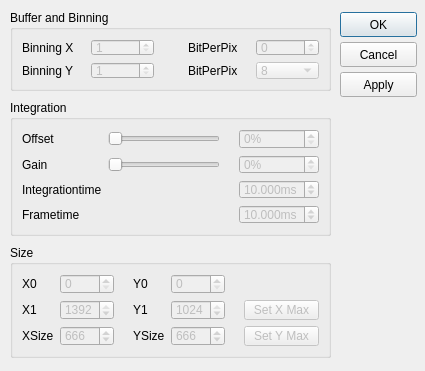
<?xml version="1.0" encoding="UTF-8"?>
<ui version="4.0">
 <class>dialogPGRFlyCapture</class>
 <widget class="QDialog" name="dialogPGRFlyCapture">
  <property name="geometry">
   <rect>
    <x>0</x>
    <y>0</y>
    <width>425</width>
    <height>371</height>
   </rect>
  </property>
  <property name="minimumSize">
   <size>
    <width>425</width>
    <height>371</height>
   </size>
  </property>
  <property name="maximumSize">
   <size>
    <width>425</width>
    <height>371</height>
   </size>
  </property>
  <property name="windowTitle">
   <string>Dialog</string>
  </property>
  <widget class="QGroupBox" name="groupBoxIntegration">
   <property name="enabled">
    <bool>true</bool>
   </property>
   <property name="geometry">
    <rect>
     <x>10</x>
     <y>100</y>
     <width>321</width>
     <height>136</height>
    </rect>
   </property>
   <property name="title">
    <string>Integration</string>
   </property>
   <layout class="QGridLayout" name="gridLayout">
    <item row="0" column="0">
     <widget class="QLabel" name="label_offset">
      <property name="text">
       <string>Offset</string>
      </property>
     </widget>
    </item>
    <item row="0" column="1">
     <widget class="QSlider" name="horizontalSlider_offset">
      <property name="enabled">
       <bool>false</bool>
      </property>
      <property name="maximum">
       <number>100</number>
      </property>
      <property name="tracking">
       <bool>false</bool>
      </property>
      <property name="orientation">
       <enum>Qt::Horizontal</enum>
      </property>
     </widget>
    </item>
    <item row="0" column="3">
     <widget class="QSpinBox" name="spinBox_offset">
      <property name="enabled">
       <bool>false</bool>
      </property>
      <property name="suffix">
       <string>%</string>
      </property>
      <property name="minimum">
       <number>0</number>
      </property>
      <property name="maximum">
       <number>100</number>
      </property>
     </widget>
    </item>
    <item row="1" column="0">
     <widget class="QLabel" name="label_gain">
      <property name="text">
       <string>Gain</string>
      </property>
     </widget>
    </item>
    <item row="1" column="1">
     <widget class="QSlider" name="horizontalSlider_gain">
      <property name="enabled">
       <bool>false</bool>
      </property>
      <property name="maximum">
       <number>100</number>
      </property>
      <property name="tracking">
       <bool>false</bool>
      </property>
      <property name="orientation">
       <enum>Qt::Horizontal</enum>
      </property>
     </widget>
    </item>
    <item row="1" column="2">
     <spacer name="horizontalSpacer_7">
      <property name="orientation">
       <enum>Qt::Horizontal</enum>
      </property>
      <property name="sizeType">
       <enum>QSizePolicy::Fixed</enum>
      </property>
      <property name="sizeHint" stdset="0">
       <size>
        <width>13</width>
        <height>20</height>
       </size>
      </property>
     </spacer>
    </item>
    <item row="1" column="3">
     <widget class="QSpinBox" name="spinBox_gain">
      <property name="enabled">
       <bool>false</bool>
      </property>
      <property name="suffix">
       <string>%</string>
      </property>
      <property name="minimum">
       <number>0</number>
      </property>
      <property name="maximum">
       <number>100</number>
      </property>
     </widget>
    </item>
    <item row="2" column="0">
     <widget class="QLabel" name="label_integration_time">
      <property name="text">
       <string>Integrationtime</string>
      </property>
     </widget>
    </item>
    <item row="2" column="3">
     <widget class="QDoubleSpinBox" name="doubleSpinBox_integration_time">
      <property name="enabled">
       <bool>false</bool>
      </property>
      <property name="prefix">
       <string/>
      </property>
      <property name="suffix">
       <string>ms</string>
      </property>
      <property name="decimals">
       <number>3</number>
      </property>
      <property name="minimum">
       <double>0.005000000000000</double>
      </property>
      <property name="maximum">
       <double>65.000000000000000</double>
      </property>
      <property name="singleStep">
       <double>0.001000000000000</double>
      </property>
      <property name="value">
       <double>10.000000000000000</double>
      </property>
     </widget>
    </item>
    <item row="3" column="0">
     <widget class="QLabel" name="label_frame_time">
      <property name="text">
       <string>Frametime</string>
      </property>
     </widget>
    </item>
    <item row="3" column="3">
     <widget class="QDoubleSpinBox" name="doubleSpinBox_frame_time">
      <property name="enabled">
       <bool>false</bool>
      </property>
      <property name="prefix">
       <string/>
      </property>
      <property name="suffix">
       <string>ms</string>
      </property>
      <property name="decimals">
       <number>3</number>
      </property>
      <property name="minimum">
       <double>0.005000000000000</double>
      </property>
      <property name="maximum">
       <double>65.000000000000000</double>
      </property>
      <property name="singleStep">
       <double>0.001000000000000</double>
      </property>
      <property name="value">
       <double>10.000000000000000</double>
      </property>
     </widget>
    </item>
   </layout>
  </widget>
  <widget class="QGroupBox" name="groupBoxSize">
   <property name="enabled">
    <bool>true</bool>
   </property>
   <property name="geometry">
    <rect>
     <x>10</x>
     <y>245</y>
     <width>321</width>
     <height>113</height>
    </rect>
   </property>
   <property name="title">
    <string>Size</string>
   </property>
   <layout class="QGridLayout" name="gridLayout_2">
    <item row="0" column="0">
     <widget class="QLabel" name="label_x0">
      <property name="text">
       <string>X0</string>
      </property>
     </widget>
    </item>
    <item row="0" column="1">
     <widget class="QSpinBox" name="spinBox_x0">
      <property name="enabled">
       <bool>false</bool>
      </property>
      <property name="maximum">
       <number>1391</number>
      </property>
     </widget>
    </item>
    <item row="0" column="3">
     <widget class="QLabel" name="label_y0">
      <property name="text">
       <string>Y0</string>
      </property>
     </widget>
    </item>
    <item row="0" column="4">
     <widget class="QSpinBox" name="spinBox_y0">
      <property name="enabled">
       <bool>false</bool>
      </property>
      <property name="maximum">
       <number>1023</number>
      </property>
     </widget>
    </item>
    <item row="1" column="0">
     <widget class="QLabel" name="label_X1">
      <property name="text">
       <string>X1</string>
      </property>
     </widget>
    </item>
    <item row="1" column="1">
     <widget class="QSpinBox" name="spinBox_x1">
      <property name="enabled">
       <bool>false</bool>
      </property>
      <property name="maximum">
       <number>1392</number>
      </property>
      <property name="value">
       <number>1392</number>
      </property>
     </widget>
    </item>
    <item row="1" column="2">
     <spacer name="horizontalSpacer">
      <property name="orientation">
       <enum>Qt::Horizontal</enum>
      </property>
      <property name="sizeType">
       <enum>QSizePolicy::Fixed</enum>
      </property>
      <property name="sizeHint" stdset="0">
       <size>
        <width>13</width>
        <height>20</height>
       </size>
      </property>
     </spacer>
    </item>
    <item row="1" column="3">
     <widget class="QLabel" name="label_Y1">
      <property name="text">
       <string>Y1</string>
      </property>
     </widget>
    </item>
    <item row="1" column="4">
     <widget class="QSpinBox" name="spinBox_y1">
      <property name="enabled">
       <bool>false</bool>
      </property>
      <property name="maximum">
       <number>1024</number>
      </property>
      <property name="value">
       <number>1024</number>
      </property>
     </widget>
    </item>
    <item row="1" column="5">
     <spacer name="horizontalSpacer_2">
      <property name="orientation">
       <enum>Qt::Horizontal</enum>
      </property>
      <property name="sizeType">
       <enum>QSizePolicy::Fixed</enum>
      </property>
      <property name="sizeHint" stdset="0">
       <size>
        <width>13</width>
        <height>20</height>
       </size>
      </property>
     </spacer>
    </item>
    <item row="1" column="6">
     <widget class="QPushButton" name="pushButton_setSizeXMax">
      <property name="enabled">
       <bool>false</bool>
      </property>
      <property name="text">
       <string>Set X Max</string>
      </property>
      <property name="autoDefault">
       <bool>false</bool>
      </property>
     </widget>
    </item>
    <item row="2" column="0">
     <widget class="QLabel" name="label_sizeX">
      <property name="text">
       <string>XSize</string>
      </property>
     </widget>
    </item>
    <item row="2" column="1">
     <widget class="QSpinBox" name="spinBox_xsize">
      <property name="enabled">
       <bool>false</bool>
      </property>
      <property name="maximum">
       <number>1392</number>
      </property>
      <property name="value">
       <number>666</number>
      </property>
     </widget>
    </item>
    <item row="2" column="3">
     <widget class="QLabel" name="label_sizeY">
      <property name="text">
       <string>YSize</string>
      </property>
     </widget>
    </item>
    <item row="2" column="4">
     <widget class="QSpinBox" name="spinBox_ysize">
      <property name="enabled">
       <bool>false</bool>
      </property>
      <property name="maximum">
       <number>1392</number>
      </property>
      <property name="value">
       <number>666</number>
      </property>
     </widget>
    </item>
    <item row="2" column="6">
     <widget class="QPushButton" name="pushButton_setSizeYMax">
      <property name="enabled">
       <bool>false</bool>
      </property>
      <property name="text">
       <string>Set Y Max</string>
      </property>
      <property name="autoDefault">
       <bool>false</bool>
      </property>
     </widget>
    </item>
   </layout>
  </widget>
  <widget class="QGroupBox" name="groupBoxBinning">
   <property name="enabled">
    <bool>true</bool>
   </property>
   <property name="geometry">
    <rect>
     <x>10</x>
     <y>10</y>
     <width>321</width>
     <height>81</height>
    </rect>
   </property>
   <property name="title">
    <string>Buffer and Binning</string>
   </property>
   <layout class="QGridLayout" name="gridLayout_3">
    <item row="0" column="0">
     <widget class="QLabel" name="label_binning">
      <property name="text">
       <string>Binning X</string>
      </property>
     </widget>
    </item>
    <item row="0" column="1">
     <widget class="QSpinBox" name="spinBox_binX">
      <property name="enabled">
       <bool>false</bool>
      </property>
      <property name="minimum">
       <number>1</number>
      </property>
      <property name="maximum">
       <number>4</number>
      </property>
     </widget>
    </item>
    <item row="0" column="2" rowspan="2">
     <spacer name="horizontalSpacer_6">
      <property name="orientation">
       <enum>Qt::Horizontal</enum>
      </property>
      <property name="sizeType">
       <enum>QSizePolicy::Fixed</enum>
      </property>
      <property name="sizeHint" stdset="0">
       <size>
        <width>28</width>
        <height>20</height>
       </size>
      </property>
     </spacer>
    </item>
    <item row="0" column="3">
     <widget class="QLabel" name="label_bpp">
      <property name="text">
       <string>BitPerPix</string>
      </property>
     </widget>
    </item>
    <item row="0" column="4">
     <widget class="QSpinBox" name="spinBox_bpp">
      <property name="enabled">
       <bool>false</bool>
      </property>
     </widget>
    </item>
    <item row="1" column="0">
     <widget class="QLabel" name="label_binning_2">
      <property name="text">
       <string>Binning Y</string>
      </property>
     </widget>
    </item>
    <item row="1" column="1">
     <widget class="QSpinBox" name="spinBox_binY">
      <property name="enabled">
       <bool>false</bool>
      </property>
      <property name="minimum">
       <number>1</number>
      </property>
      <property name="maximum">
       <number>4</number>
      </property>
     </widget>
    </item>
    <item row="1" column="3">
     <widget class="QLabel" name="label_bpp_2">
      <property name="text">
       <string>BitPerPix</string>
      </property>
     </widget>
    </item>
    <item row="1" column="4">
     <widget class="QComboBox" name="combo_bpp">
      <property name="enabled">
       <bool>false</bool>
      </property>
      <property name="currentIndex">
       <number>0</number>
      </property>
      <item>
       <property name="text">
        <string>8</string>
       </property>
      </item>
      <item>
       <property name="text">
        <string>10</string>
       </property>
      </item>
      <item>
       <property name="text">
        <string>12</string>
       </property>
      </item>
      <item>
       <property name="text">
        <string>14</string>
       </property>
      </item>
      <item>
       <property name="text">
        <string>16</string>
       </property>
      </item>
      <item>
       <property name="text">
        <string>24</string>
       </property>
      </item>
      <item>
       <property name="text">
        <string>30</string>
       </property>
      </item>
      <item>
       <property name="text">
        <string>32</string>
       </property>
      </item>
     </widget>
    </item>
   </layout>
  </widget>
  <widget class="QPushButton" name="okButton">
   <property name="geometry">
    <rect>
     <x>340</x>
     <y>12</y>
     <width>77</width>
     <height>25</height>
    </rect>
   </property>
   <property name="text">
    <string>OK</string>
   </property>
  </widget>
  <widget class="QPushButton" name="applyButton">
   <property name="geometry">
    <rect>
     <x>340</x>
     <y>72</y>
     <width>77</width>
     <height>25</height>
    </rect>
   </property>
   <property name="text">
    <string>Apply</string>
   </property>
   <property name="autoDefault">
    <bool>false</bool>
   </property>
  </widget>
  <widget class="QPushButton" name="cancelButton">
   <property name="geometry">
    <rect>
     <x>340</x>
     <y>42</y>
     <width>77</width>
     <height>25</height>
    </rect>
   </property>
   <property name="text">
    <string>Cancel</string>
   </property>
   <property name="autoDefault">
    <bool>false</bool>
   </property>
  </widget>
 </widget>
 <resources/>
 <connections>
  <connection>
   <sender>okButton</sender>
   <signal>clicked()</signal>
   <receiver>dialogPGRFlyCapture</receiver>
   <slot>accept()</slot>
   <hints>
    <hint type="sourcelabel">
     <x>336</x>
     <y>33</y>
    </hint>
    <hint type="destinationlabel">
     <x>233</x>
     <y>29</y>
    </hint>
   </hints>
  </connection>
  <connection>
   <sender>cancelButton</sender>
   <signal>clicked()</signal>
   <receiver>dialogPGRFlyCapture</receiver>
   <slot>reject()</slot>
   <hints>
    <hint type="sourcelabel">
     <x>336</x>
     <y>91</y>
    </hint>
    <hint type="destinationlabel">
     <x>197</x>
     <y>125</y>
    </hint>
   </hints>
  </connection>
  <connection>
   <sender>horizontalSlider_offset</sender>
   <signal>valueChanged(int)</signal>
   <receiver>spinBox_offset</receiver>
   <slot>setValue(int)</slot>
   <hints>
    <hint type="sourcelabel">
     <x>137</x>
     <y>135</y>
    </hint>
    <hint type="destinationlabel">
     <x>328</x>
     <y>142</y>
    </hint>
   </hints>
  </connection>
  <connection>
   <sender>horizontalSlider_gain</sender>
   <signal>valueChanged(int)</signal>
   <receiver>spinBox_gain</receiver>
   <slot>setValue(int)</slot>
   <hints>
    <hint type="sourcelabel">
     <x>117</x>
     <y>162</y>
    </hint>
    <hint type="destinationlabel">
     <x>299</x>
     <y>166</y>
    </hint>
   </hints>
  </connection>
  <connection>
   <sender>spinBox_offset</sender>
   <signal>valueChanged(int)</signal>
   <receiver>horizontalSlider_offset</receiver>
   <slot>setValue(int)</slot>
   <hints>
    <hint type="sourcelabel">
     <x>275</x>
     <y>132</y>
    </hint>
    <hint type="destinationlabel">
     <x>154</x>
     <y>136</y>
    </hint>
   </hints>
  </connection>
  <connection>
   <sender>spinBox_gain</sender>
   <signal>valueChanged(int)</signal>
   <receiver>horizontalSlider_gain</receiver>
   <slot>setValue(int)</slot>
   <hints>
    <hint type="sourcelabel">
     <x>268</x>
     <y>163</y>
    </hint>
    <hint type="destinationlabel">
     <x>189</x>
     <y>167</y>
    </hint>
   </hints>
  </connection>
 </connections>
</ui>
